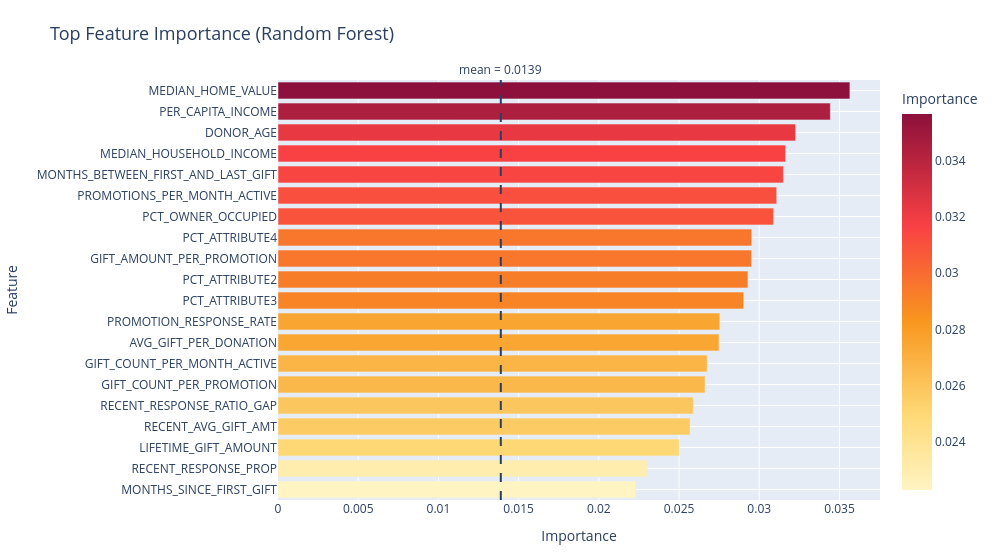

Notebook code cell kept with this figure:
### Code cell
"""3. Random Forest tree-based feature importance"""
rf_model = RandomForestClassifier(
    n_estimators=300,
    class_weight="balanced",
    random_state=RANDOM_STATE,
    n_jobs=-1,
)
rf_model.fit(X_train_prep, y_train)

tree_importance_df = pd.DataFrame({
    "Feature": feature_names,
    "Importance": rf_model.feature_importances_,
}).sort_values("Importance", ascending=False)

mean_importance = float(rf_model.feature_importances_.mean())
fig = plot_tree_feature_importance(tree_importance_df, top_n=20, threshold=mean_importance)
fig.show()

embedded_tree_features = tree_importance_df.loc[
    tree_importance_df["Importance"] > mean_importance, "Feature"
].tolist()
print(f"Random Forest mean importance: {mean_importance:.4f}")
print(f"Tree-selected features (importance > mean): {len(embedded_tree_features)}")

### Figure 1 — Plotly figure (JSON) as saved in the notebook; plotly's stock layout.template omitted (floating-point values rounded to 4 significant figures)
{"data": [{"alignmentgroup": "True", "hovertemplate": "Importance=%{marker.color}<br>Feature=%{y}<extra></extra>", "legendgroup": "", "marker": {"color": [0.02229, 0.023, 0.025, 0.02569, 0.02589, 0.02662, 0.02676, 0.02749, 0.02754, 0.02903, 0.0293, 0.02952, 0.02953, 0.03089, 0.03109, 0.0315, 0.03164, 0.03227, 0.03443, 0.03565], "coloraxis": "coloraxis", "pattern": {"shape": ""}}, "name": "", "offsetgroup": "", "orientation": "h", "showlegend": false, "textposition": "auto", "type": "bar", "x": [0.02229, 0.023, 0.025, 0.02569, 0.02589, 0.02662, 0.02676, 0.02749, 0.02754, 0.02903, 0.0293, 0.02952, 0.02953, 0.03089, 0.03109, 0.0315, 0.03164, 0.03227, 0.03443, 0.03565], "xaxis": "x", "y": ["MONTHS_SINCE_FIRST_GIFT", "RECENT_RESPONSE_PROP", "LIFETIME_GIFT_AMOUNT", "RECENT_AVG_GIFT_AMT", "RECENT_RESPONSE_RATIO_GAP", "GIFT_COUNT_PER_PROMOTION", "GIFT_COUNT_PER_MONTH_ACTIVE", "AVG_GIFT_PER_DONATION", "PROMOTION_RESPONSE_RATE", "PCT_ATTRIBUTE3", "PCT_ATTRIBUTE2", "GIFT_AMOUNT_PER_PROMOTION", "PCT_ATTRIBUTE4", "PCT_OWNER_OCCUPIED", "PROMOTIONS_PER_MONTH_ACTIVE", "MONTHS_BETWEEN_FIRST_AND_LAST_GIFT", "MEDIAN_HOUSEHOLD_INCOME", "DONOR_AGE", "PER_CAPITA_INCOME", "MEDIAN_HOME_VALUE"], "yaxis": "y"}], "layout": {"annotations": [{"font": {"color": "#2A3F5F"}, "showarrow": false, "text": "mean = 0.0139", "x": 0.01389, "xanchor": "center", "xref": "x", "y": 1, "yanchor": "bottom", "yref": "y domain"}], "barmode": "relative", "coloraxis": {"colorbar": {"tickfont": {"color": "#2A3F5F"}, "title": {"font": {"color": "#2A3F5F"}, "text": "Importance"}}, "colorscale": [[0, "#FFF4C2"], [0.2, "#FED976"], [0.45, "#F8961E"], [0.7, "#F94144"], [1, "#8C103B"]]}, "font": {"color": "#2A3F5F"}, "height": 560, "legend": {"bgcolor": "rgba(255,255,255,0.75)", "bordercolor": "rgba(0,0,0,0)", "font": {"color": "#2A3F5F"}, "tracegroupgap": 0}, "margin": {"b": 60, "l": 80, "r": 40, "t": 80}, "paper_bgcolor": "#FFFFFF", "plot_bgcolor": "#E5ECF6", "shapes": [{"line": {"color": "#2A3F5F", "dash": "dash"}, "type": "line", "x0": 0.01389, "x1": 0.01389, "xref": "x", "y0": 0, "y1": 1, "yref": "y domain"}], "title": {"font": {"color": "#2A3F5F", "size": 18}, "text": "Top Feature Importance (Random Forest)"}, "width": 1000, "xaxis": {"anchor": "y", "domain": [0, 1], "gridcolor": "#FFFFFF", "showgrid": true, "tickfont": {"color": "#2A3F5F"}, "title": {"font": {"color": "#2A3F5F"}, "text": "Importance"}, "zeroline": false}, "yaxis": {"anchor": "x", "domain": [0, 1], "gridcolor": "#FFFFFF", "showgrid": true, "tickfont": {"color": "#2A3F5F"}, "title": {"font": {"color": "#2A3F5F"}, "text": "Feature"}, "zeroline": false}}}
